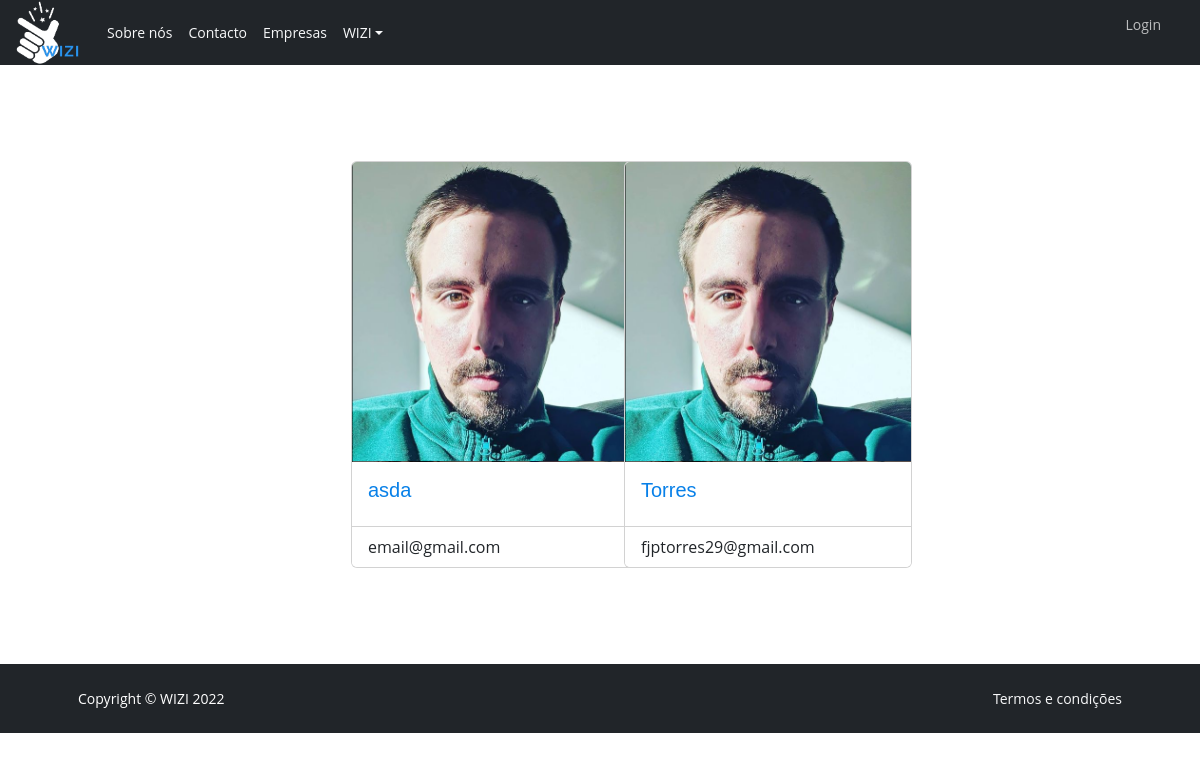
The app's page /all_companies/, older data.
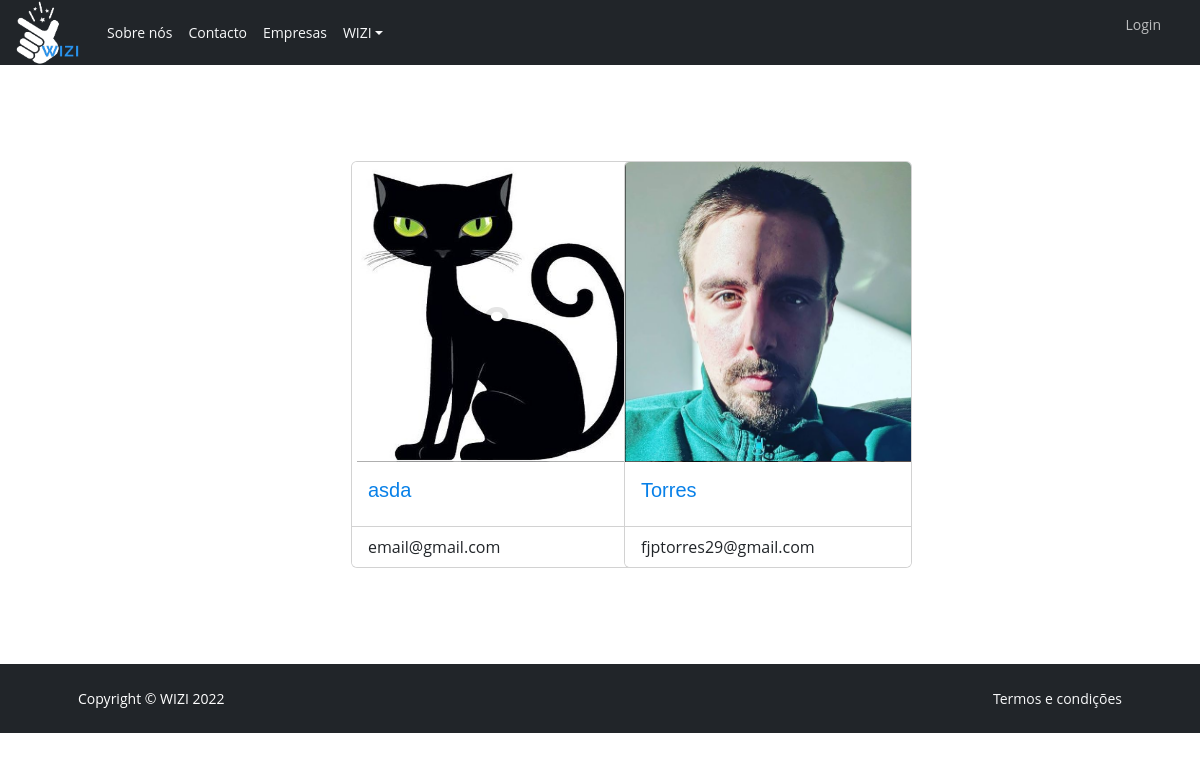
The same page, newer data.
### src/models.py (models this page shows, shortened)
class Company(models.Model):
    user = models.OneToOneField(User, on_delete=models.CASCADE)
    company = models.CharField(max_length=30, blank=True, null=True, unique=True)
    created = models.DateTimeField(auto_now_add=True)
    about = models.TextField(max_length=800, blank=True, null=True)
    phone = models.IntegerField(blank=True, null=True)
    address = models.CharField(max_length=100)
    email = models.EmailField(blank=True, null=True)
    slug = models.SlugField(null=False)
    logo = models.ImageField(default="default.png")
    welcome = models.CharField(blank=True, null=True, default="Welcome", max_length=200)

### src/views.py (the view)
# urls.py: path('all_companies/', list_all_companies),
def list_all_companies(request):
    companies = Company.objects.all()
    context = {
        "companies": companies,
    }
    return render (request, "list_all_companies.html", context)

### templates/list_all_companies.html (shortened to what this page needs)
{% extends 'base.html' %}
{% load static %}
{% block content %}
<section class="py-5">
  <div class="container px-4 px-lg-5 mt-5">
      <div class="row gx-4 gx-lg-5 row-cols-2 row-cols-md-3 row-cols-xl-4 justify-content-center">
        {% for company in companies %}
          <div class="col mb-5">
            <div class="card" style="width: 18rem;">
              <img src="{{ company.logo.url }}"" class="card-img-top" alt="Image" style="height:300px" />
              <div class="card-body">
                <a href="/{{company.slug}}/"><h5 class="card-title"> {{ company.company }} </h5></a>
              </div>
              <ul class="list-group list-group-flush">
                <li class="list-group-item">{{ company.email }}</li>
              </ul>
            </div>
          </div>
        {% endfor %}
        </div>
      </div>
</section>
{% endblock content %}

Row changes from the older to the newer data that the page shows:
changed Company "asda": logo: a different picture
